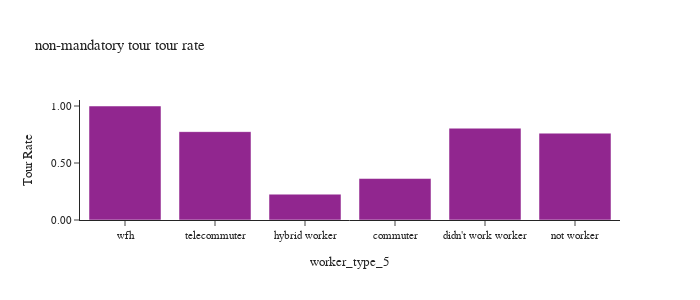

Write notebook code for a chart like this one.
### Markdown cell above
- non-mandatory tour calculation:

`survey_person_day['non_mandatory_tours'] = survey_person_day['estours']+survey_person_day['pbtours']+survey_person_day['shtours']+survey_person_day['mltours']+survey_person_day['sotours']+survey_person_day['retours']+survey_person_day['metours']`

### Code cell
df_plot = calc_rates(survey_person_day,'non_mandatory_tours')

plot_tour_rate(df_plot, 'non_mandatory_tours', "non-mandatory tour tour rate")

### Figure 1 — Plotly figure (JSON) as saved in the notebook; plotly's stock layout.template omitted (floating-point values rounded to 4 significant figures)
{"data": [{"alignmentgroup": "True", "customdata": [[262900.0, 722800.0], [252000.0, 313000.0], [42690.0, 188300.0], [1301000.0, 1708000.0], [121900.0, 157300.0], [217600.0, 217600.0]], "hovertemplate": "worker_type_5=%{x}<br>non_mandatory_tours_rate=%{y}<br>non_mandatory_tours_wt=%{customdata[0]}<br>pdexpfac_sum=%{customdata[1]}<extra></extra>", "legendgroup": "", "marker": {"color": "#91268F", "pattern": {"shape": ""}}, "name": "", "offsetgroup": "", "orientation": "v", "showlegend": false, "textposition": "auto", "type": "bar", "x": ["commuter", "didn't work worker", "hybrid worker", "not worker", "telecommuter", "wfh"], "xaxis": "x", "y": [0.3637, 0.8053, 0.2267, 0.7618, 0.7753, 1.0], "yaxis": "y"}], "layout": {"barmode": "group", "font": {"size": 11}, "height": 300, "legend": {"tracegroupgap": 0}, "title": {"text": "non-mandatory tour tour rate"}, "width": 700, "xaxis": {"anchor": "y", "categoryarray": ["wfh", "telecommuter", "hybrid worker", "commuter", "didn't work worker"], "categoryorder": "array", "domain": [0.0, 1.0], "title": {"text": "worker_type_5"}}, "yaxis": {"anchor": "x", "domain": [0.0, 1.0], "tickformat": ".2f", "title": {"text": "Tour Rate"}}}}
